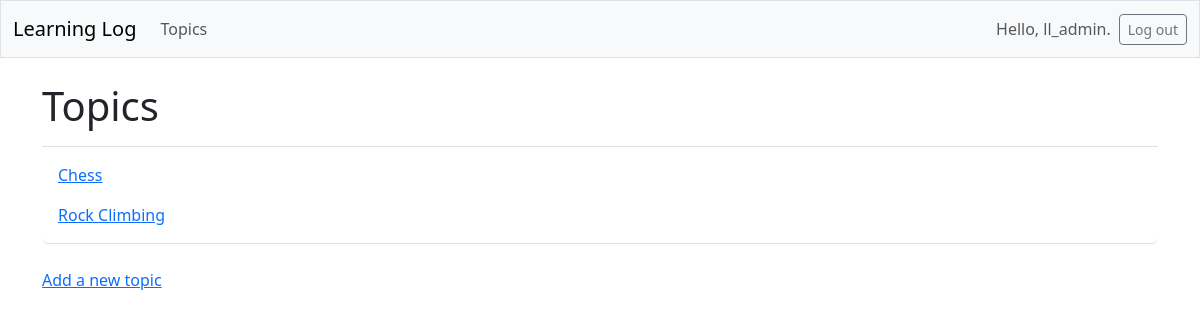
The app's page /topics/ (signed in), older data.
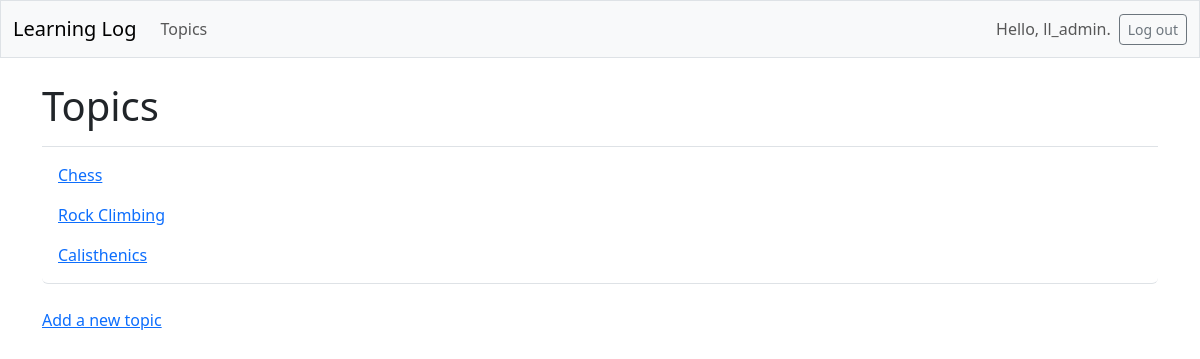
The same page, newer data.
### learning_logs/models.py (models this page shows, shortened)
class Topic(models.Model):
    text = models.CharField(max_length=200)
    date_added = models.DateTimeField(auto_now_add=True)
    owner = models.ForeignKey(User, on_delete=models.CASCADE)

### learning_logs/views.py (the view)
# urls.py: path('topics/', views.topics, name='topics'),
@login_required
def topics(request):
    topics = Topic.objects.filter(owner=request.user).order_by("date_added")
    context = {'topics':topics}
    return render(request, 'learning_logs/topics.html',context)

### learning_logs/templates/learning_logs/topics.html
{% extends 'learning_logs/base.html' %}
{% block page_header %}
  <h1>Topics</h1>
{% endblock page_header %}
{% block content %}
  <ul class="list-group border-bottom pb-2 mb-4">
    {% for topic in topics %}
      <li class="list-group-item border-0">
        <a href="{% url 'learning_logs:topic' topic.id %}">
          {{ topic.text }}</a>
      </li>
    {% empty %}
      <li class="list-group-item border-0">No topics have been added yet.</li>
    {% endfor %}
  </ul>
  <a href="{% url 'learning_logs:new_topic' %}">Add a new topic</a>
{% endblock content %}

Row changes from the older to the newer data that the page shows:
added Topic: text "Calisthenics"
